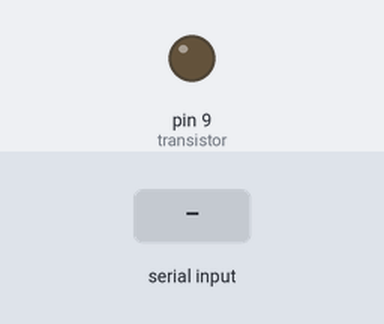
A sketch run on a simulated Arduino Uno, built with avr-gcc and run on an emulated ATmega328P. Shown: output pins drawn as LEDs (lit = HIGH). The test bench sets the inputs (shaded band). What the sketch prints to the serial monitor is not drawn.

Above: at 1.2 s.
1.3 s: "1" received over Serial
At 1.42 s:
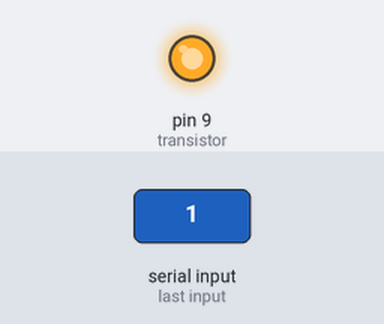
Timing chart, 0 to 4.3 s (numbered marks = the images above; inputs shaded):
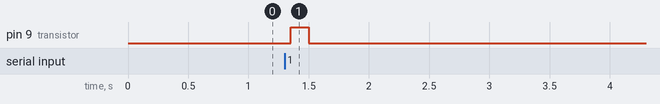

The sketch:

12transistor.ino
```cpp
const int transistor = 9;
char state = '0';

void setup(){

    pinMode(transistor, OUTPUT);
    Serial.begin(9600);

}

void loop(){

    // digitalWrite (transistor, HIGH);
    // delay(2000);
    // digitalWrite (transistor, LOW);
    // delay(2000);

    // for (int i = 0; i < 255; i++)
    // {
    //     analogWrite(transistor, i);
    //     delay(15);
    // }

    state = Serial.read();
    if (state == '1')
    {
        digitalWrite (transistor, HIGH);
    }
    else
    {
        digitalWrite (transistor, LOW);
    }

    Serial.print(state);
    delay(150);


}
```

Measured:
- after the input at 1.3 s, pin 9 (transistor): LOW → HIGH after 0.05 s, → LOW 0.15 s later
